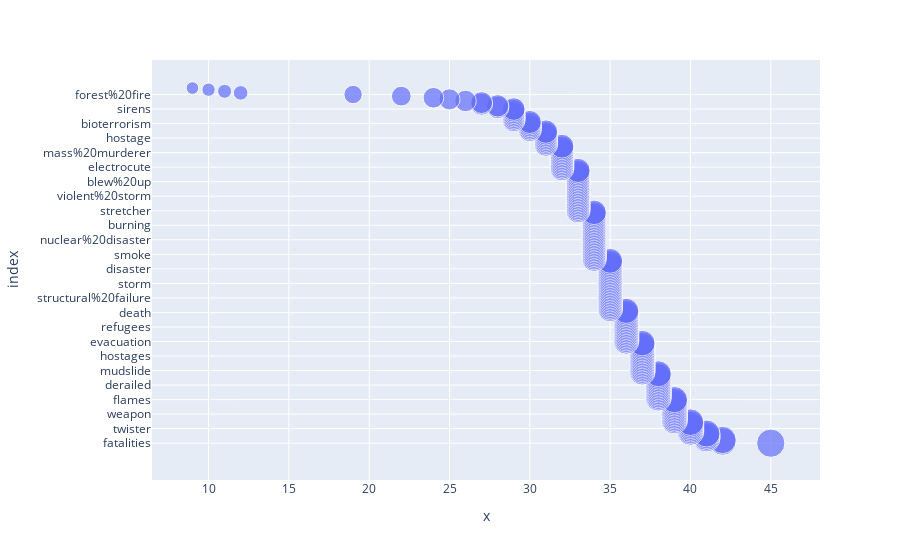

Notebook code cell kept with this figure:
### Code cell
feature_viz(train_df,'keyword')

### Figure 1 — Plotly figure (JSON) as saved in the notebook; plotly's stock layout.template omitted (floating-point values rounded to 4 significant figures; data arrays with more than 128 entries replaced by an {"elided": "..."} marker saying what was removed)
{"data": [{"hovertemplate": "x=%{x}<br>index=%{y}<br>size=%{marker.size}<extra></extra>", "legendgroup": "", "marker": {"color": "#636efa", "size": {"elided": "221 int values"}, "sizemode": "area", "sizeref": 0.1125, "symbol": "circle"}, "mode": "markers", "name": "", "orientation": "h", "showlegend": false, "type": "scatter", "x": {"elided": "221 int values"}, "xaxis": "x", "y": {"elided": "221 str values"}, "yaxis": "y"}], "layout": {"legend": {"itemsizing": "constant", "tracegroupgap": 0}, "margin": {"t": 60}, "xaxis": {"anchor": "y", "domain": [0, 1], "title": {"text": "x"}}, "yaxis": {"anchor": "x", "domain": [0, 1], "title": {"text": "index"}}}}
